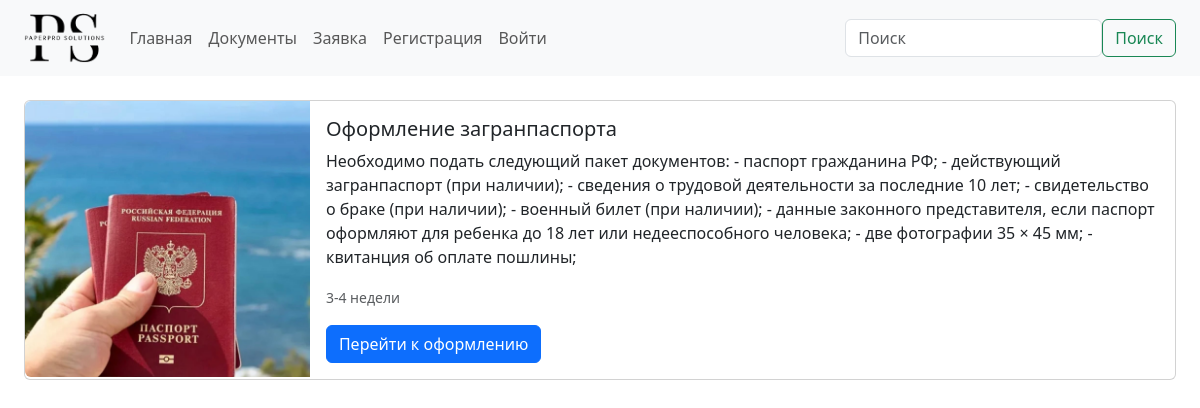
/doc/6/, run on the app's committed database.
### documents/models.py (models this page shows, shortened)
class Documents(models.Model):
    image = models.ImageField('Изображение', upload_to='images/')
    title = models.CharField('Название документа', max_length=128)
    body = models.TextField('Описание документа')
    deadline = models.CharField('Сроки выдачи', max_length=32)
    class Meta:
        verbose_name = 'Документ'
        verbose_name_plural = 'Документы'

### documents/views.py (the view)
# urls.py: path('<int:pk>/', DocDetailView.as_view(), name='doc_detail'),
class DocDetailView(DetailView):
    model = Documents
    template_name = 'documents/doc_detail.html'
    context_object_name = 'doc_detail'

### documents/templates/documents/doc_detail.html (shortened to what this page needs)
{% extends 'root.html' %}
{% block content %}
<div>
    <div class="card mb-3 d-flex ">
        <div class="d-flex justify-content-center">
            <div>
                <img src="{{ doc_detail.image.url }}" class="img-fluid rounded-start" style="height: auto; wight: auto;" alt="...">
            </div>
            <div class="card-body">
                <h5 class="card-title">{{ doc_detail.title }}</h5>
                <p class="card-text">{{ doc_detail.body }}</p>
                <p class="card-text"><small class="text-muted">{{ doc_detail.deadline }}</small></p>
                {% if user.is_authenticated %}
                <a class="btn btn-primary" href="{% url 'appli:appli' %}">Перейти к оформлению</a>
                {% else %}
                <button type="button" class="btn btn-primary" data-bs-toggle="modal" data-bs-target="#exampleModal">
                    Перейти к оформлению
                </button>
                {% endif %}
            </div>
        </div>
    </div>
</div>
{% endblock %}

### data on the page
Documents: image (picture), title "Оформление загранпаспорта", body "Необходимо подать следующий пакет документов: - паспорт гражданина РФ; - действующий загранпаспорт (при наличии); - сведения о трудовой деятельности за последние 10 лет; - свидетельство о браке (при наличии); - военный билет (при наличии); - данные законного представителя, если паспорт оформляют для ребенка до 18 лет или недееспособного человека; - две фотографии 35 × 45 мм; - квитанция об оплате пошлины;", deadline "3-4 недели"
